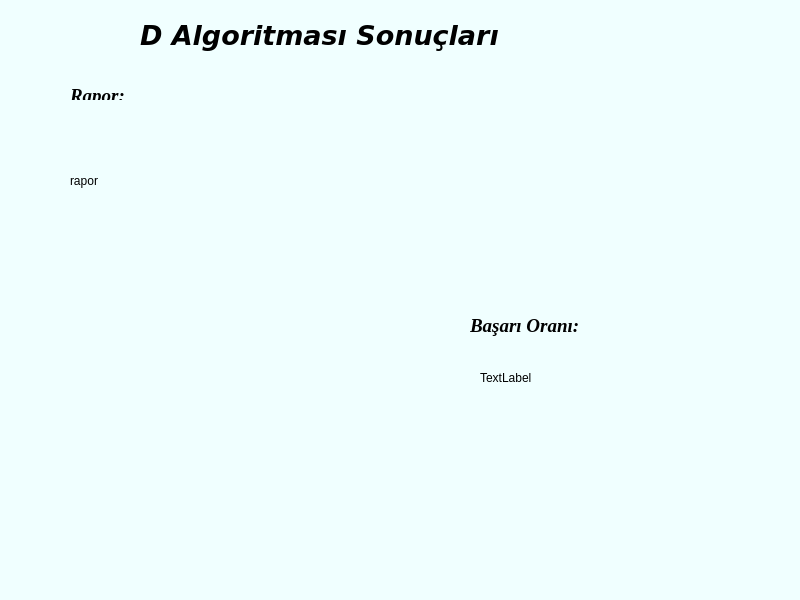
<?xml version="1.0" encoding="UTF-8"?>
<ui version="4.0">
 <class>MainWindow</class>
 <widget class="QMainWindow" name="MainWindow">
  <property name="geometry">
   <rect>
    <x>0</x>
    <y>0</y>
    <width>800</width>
    <height>600</height>
   </rect>
  </property>
  <property name="windowTitle">
   <string>MainWindow</string>
  </property>
  <property name="styleSheet">
   <string notr="true">background-color: rgb(240, 255, 255);</string>
  </property>
  <widget class="QWidget" name="centralwidget">
   <widget class="QLabel" name="label">
    <property name="geometry">
     <rect>
      <x>140</x>
      <y>0</y>
      <width>461</width>
      <height>71</height>
     </rect>
    </property>
    <property name="font">
     <font>
      <family>Verdana</family>
      <pointsize>20</pointsize>
      <weight>75</weight>
      <italic>true</italic>
      <bold>true</bold>
     </font>
    </property>
    <property name="text">
     <string>D Algoritması Sonuçları</string>
    </property>
   </widget>
   <widget class="QLabel" name="label_2">
    <property name="geometry">
     <rect>
      <x>70</x>
      <y>80</y>
      <width>71</width>
      <height>31</height>
     </rect>
    </property>
    <property name="font">
     <font>
      <family>Times New Roman</family>
      <pointsize>14</pointsize>
      <weight>75</weight>
      <italic>true</italic>
      <bold>true</bold>
     </font>
    </property>
    <property name="text">
     <string>Rapor:</string>
    </property>
   </widget>
   <widget class="QLabel" name="label_3">
    <property name="geometry">
     <rect>
      <x>70</x>
      <y>100</y>
      <width>171</width>
      <height>161</height>
     </rect>
    </property>
    <property name="text">
     <string>rapor</string>
    </property>
   </widget>
   <widget class="QLabel" name="label_4">
    <property name="geometry">
     <rect>
      <x>470</x>
      <y>310</y>
      <width>141</width>
      <height>31</height>
     </rect>
    </property>
    <property name="font">
     <font>
      <family>Times New Roman</family>
      <pointsize>14</pointsize>
      <weight>75</weight>
      <italic>true</italic>
      <bold>true</bold>
     </font>
    </property>
    <property name="text">
     <string>Başarı Oranı:</string>
    </property>
   </widget>
   <widget class="QLabel" name="label_5">
    <property name="geometry">
     <rect>
      <x>480</x>
      <y>370</y>
      <width>55</width>
      <height>16</height>
     </rect>
    </property>
    <property name="text">
     <string>TextLabel</string>
    </property>
   </widget>
  </widget>
  <widget class="QMenuBar" name="menubar">
   <property name="geometry">
    <rect>
     <x>0</x>
     <y>0</y>
     <width>800</width>
     <height>26</height>
    </rect>
   </property>
  </widget>
  <widget class="QStatusBar" name="statusbar"/>
 </widget>
 <resources/>
 <connections/>
</ui>
